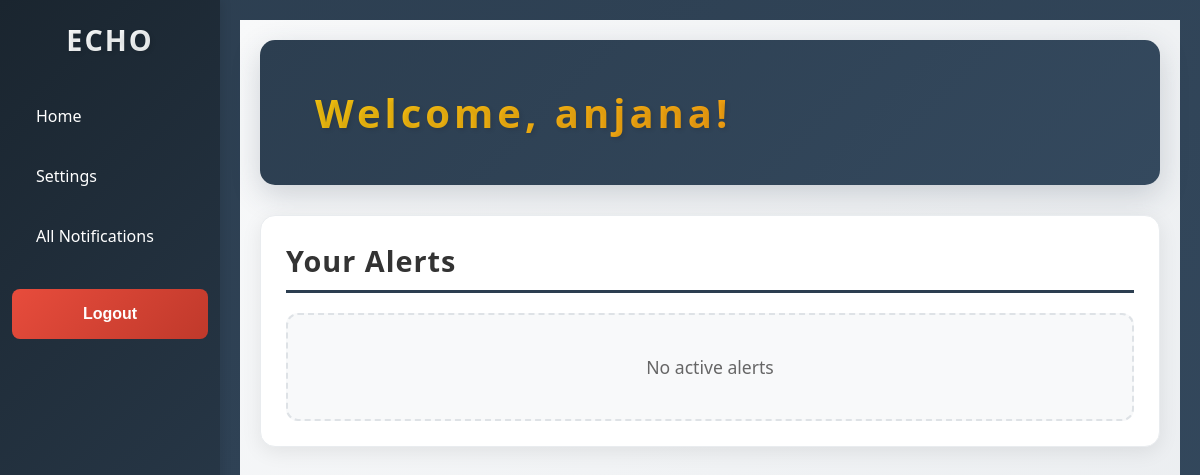
The app's page /users/dashboard/ (signed in), older data.
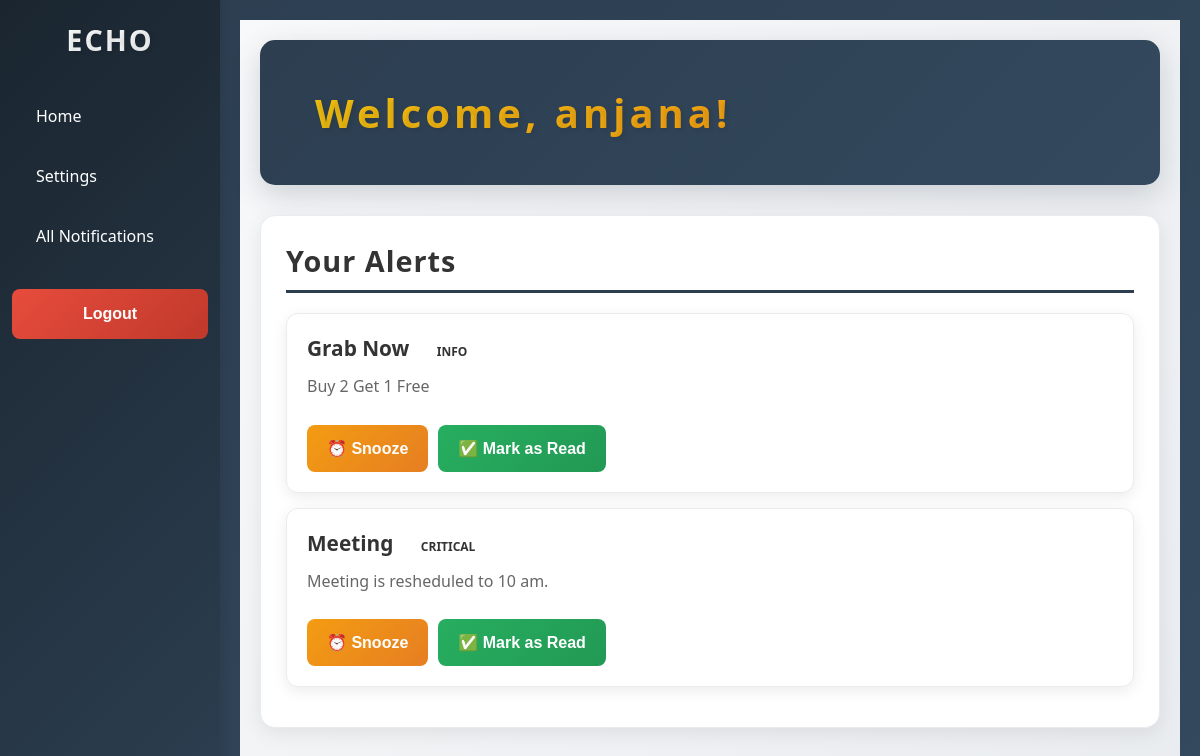
The same page, newer data.
### notifications/models.py (models this page shows, shortened)
class Alert(models.Model):
    SEVERITY_CHOICES = [
        ('info', 'Info'),
        ('warning', 'Warning'),
        ('critical', 'Critical')
    ]
    title = models.CharField(max_length=200)
    message = models.TextField()
    severity = models.CharField(max_length=50, choices=SEVERITY_CHOICES)
    start_time = models.DateTimeField()
    expiry_time = models.DateTimeField()
    remainder_freq = models.IntegerField(default=120)
    teams = models.ManyToManyField('users.Team', blank=True)
    users = models.ManyToManyField(settings.AUTH_USER_MODEL, blank=True)
    entire_organization = models.BooleanField(default=False)
    is_active = models.BooleanField(default=True)

### users/views.py (the view)
# urls.py: path('dashboard/', views.dashboard, name='dashboard'),
@login_required
def dashboard(request):
    user = request.user
    now = timezone.now()
    active_alerts = Alert.objects.filter(
        is_active=True,
        start_time__lte=now,
        expiry_time__gte=now
    ).filter(
        Q(entire_organization=True) |
        Q(users=user) |
        Q(teams=user.team)
    ).distinct()
    snoozed_alerts = UserAlertPreference.objects.filter(
        user=user,
        snoozed_until__gt=now
    ).values_list('alert_id', flat=True)
    read_alerts = UserAlertPreference.objects.filter(
        user=user,
        is_read=True
    ).values_list('alert_id', flat=True)
    alerts_to_show = active_alerts.exclude(id__in=list(snoozed_alerts) + list(read_alerts))
    return render(request, 'dashboard.html', {'alerts': alerts_to_show})

### users/templates/dashboard.html (shortened to what this page needs)
{% extends "base.html" %}
{% block content %}
<div class="dashboard-content">
  <div class="dashboard-welcome">
    <h1>Welcome, {{ request.user.username }}!</h1>
  </div>
  <div class="dashboard-section">
    <h2>Your Alerts</h2>
    {% for alert in alerts %}
    <div class="alert-card">
      <h3>
        {{ alert.title }}
        <span class="alert-severity {{ alert.severity|lower }}">
          {{ alert.severity }}
        </span>
      </h3>
      <p>{{ alert.message }}</p>
      <div class="alert-actions">
        <form method="post" action="{% url 'snooze_alert' alert.id %}">
          <button type="submit" class="alert-btn snooze">⏰ Snooze</button>
        </form>
        <form method="post" action="{% url 'mark_alert_as_read' alert.id %}">
          <button type="submit" class="alert-btn mark-read">
            ✅ Mark as Read
          </button>
        </form>
      </div>
    </div>
    {% empty %}
    <div class="no-alerts">
      <p> No active alerts</p>
    </div>
    {% endfor %}
  </div>
</div>
{% endblock %}

Row changes from the older to the newer data that the page shows:
added Alert: title "Grab Now", severity "INFO", message "Buy 2 Get 1 Free"
added Alert: title "Meeting", severity "CRITICAL", message "Meeting is resheduled to 10 am."
Text that changed along with them:
text no longer shown: "No active alerts"
